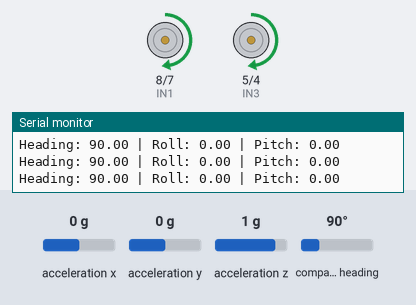
A sketch run on a simulated Arduino Uno, built with avr-gcc and run on an emulated ATmega328P. Parts: motor-driver pin pairs drawn as motors (green arrow = first pin HIGH = forward, orange = second pin HIGH = backward, longer = more drive, scaled by the enable pin), the last lines printed to the serial monitor. The test bench sets the inputs (shaded band); at power-on: acceleration y 0 g, acceleration z 1 g, acceleration x 0 g, compass heading 90°.

Above: at 2.3 s.
2.4 s: acceleration y set to -1.4 g
At 3.7 s:
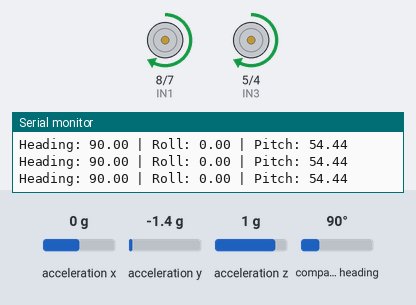
4.0 s: acceleration z set to -1.4 g
At 4.7 s:
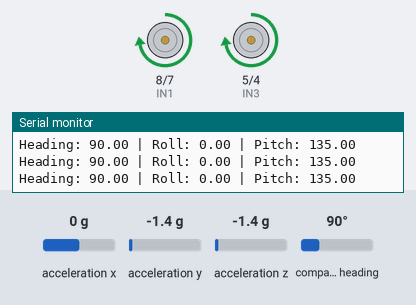
5.7 s: acceleration y set to -0.2 g
At 6.8 s:
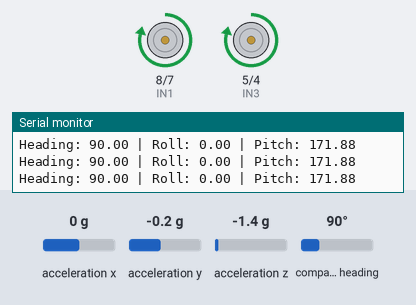
7.3 s: acceleration y set to 0 g
At 8.6 s:
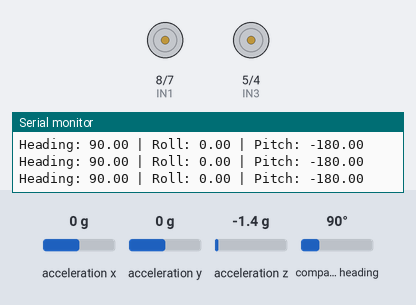
8.9 s: acceleration y set to 0.8 g
At 9.4 s:
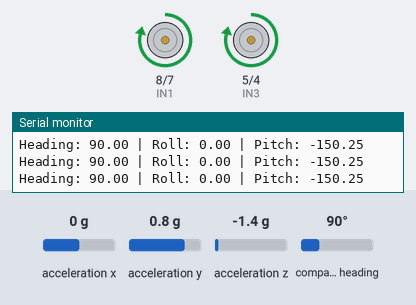
Timing chart, 0 to 11.5 s (numbered marks = the images above; inputs shaded):
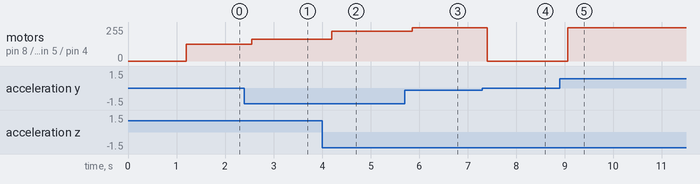

Measured:
- the behaviour switches between -0.1 and 0 g on acceleration y (found by bisection; images 3 and 4)
- after the input at 2.4 s, motor on pin 8 (IN1) / pin 7 (IN2), motor on pin 5 (IN3) / pin 4 (IN4): forward 127/255 → forward 165/255 after 0.15 s
- after the input at 4.0 s, motor on pin 8 (IN1) / pin 7 (IN2), motor on pin 5 (IN3) / pin 4 (IN4): forward 165/255 → forward 223/255 after 0.20 s
- after the input at 5.7 s, motor on pin 8 (IN1) / pin 7 (IN2), motor on pin 5 (IN3) / pin 4 (IN4): forward 223/255 → forward 248/255 after 0.16 s
- after the input at 7.3 s, motor on pin 8 (IN1) / pin 7 (IN2), motor on pin 5 (IN3) / pin 4 (IN4): forward 248/255 → stopped after 0.11 s
- after the input at 8.9 s, motor on pin 8 (IN1) / pin 7 (IN2), motor on pin 5 (IN3) / pin 4 (IN4): stopped → forward 248/255 after 0.16 s

The sketch:

BNO_MOTORSimple.ino
```cpp
#include <Wire.h>
#include <Adafruit_Sensor.h>
#include <Adafruit_BNO055.h>
#include <utility/imumaths.h>

// Motor pins
#define IN1 8
#define IN2 7
#define EN 9
#define IN3 5
#define IN4 4
#define EN2 6

// IMU
Adafruit_BNO055 bno = Adafruit_BNO055(55, 0x28);

// Timing variables
unsigned long lastIMURead = 0;
unsigned long imuInterval = 100;  // read IMU every 100ms


bool motorsRunning = false;

void setup() {
  Serial.begin(115200);
  delay(1000);

  if (!bno.begin()) {
    Serial.println("BNO055 not detected.");
    while (1);
  }
  bno.setExtCrystalUse(true);

  pinMode(IN1, OUTPUT);
  pinMode(IN2, OUTPUT);
  pinMode(EN, OUTPUT);
  pinMode(IN3, OUTPUT);
  pinMode(IN4, OUTPUT);
  pinMode(EN2, OUTPUT);

  delay(100);

}

void loop() {
  unsigned long now = millis();

  // === Read IMU on schedule ===
  if (now - lastIMURead >= imuInterval) {
    lastIMURead = now;
    imu::Vector<3> euler = bno.getVector(Adafruit_BNO055::VECTOR_EULER);
    Serial.print("Heading: ");
    Serial.print(euler.x());
    Serial.print(" | Roll: ");
    Serial.print(euler.y());
    Serial.print(" | Pitch: ");
    Serial.println(euler.z());

    setMotors(map(euler.z(),-180,180,0,255),map(euler.z(),-180,180,0,255));
  }


}

// === Motor control ===
void setMotors(int spd1 , int spd2) {
  digitalWrite(IN1, HIGH);
  digitalWrite(IN2, LOW);
  digitalWrite(IN3, HIGH);
  digitalWrite(IN4, LOW);
  delay(100);
  analogWrite(EN, spd1);
  analogWrite(EN2, spd2);
}

void stopMotors() {
  analogWrite(EN, 0);
  analogWrite(EN2, 0);
}
```
